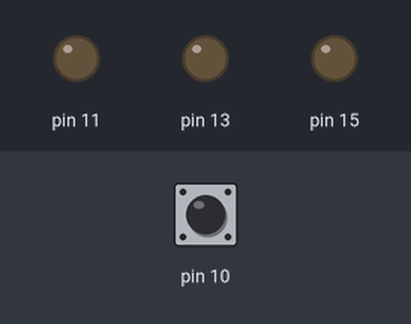
The program below on a simulated Raspberry Pi (header pin numbers). On the bench: output pins drawn as LEDs (lit = HIGH). The inputs (shaded band) are chosen by the test bench; at power-on: pin 10 LOW.

Above: at 1.9 s.
2.0 s: pin 10 pulled HIGH for 0.15 s
At 2.6 s:
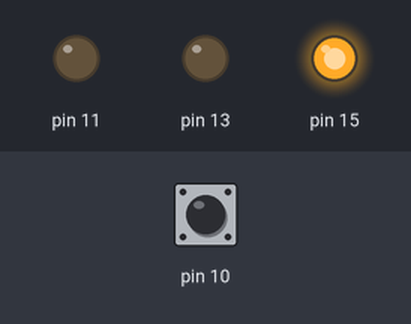
3.6 s: pin 10 pulled HIGH for 1 s
At 4.4 s:
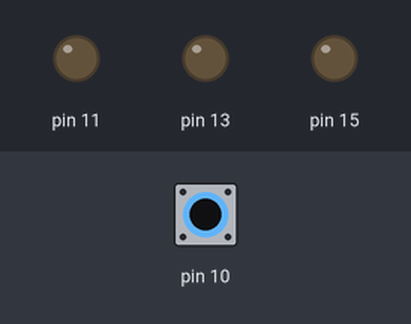
6.1 s: pin 10 pulled HIGH for 3.2 s
At 6.9 s:
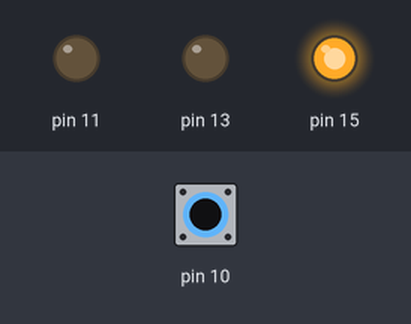
Timing chart, 0 to 9.1 s (numbered marks = the images above; inputs shaded):
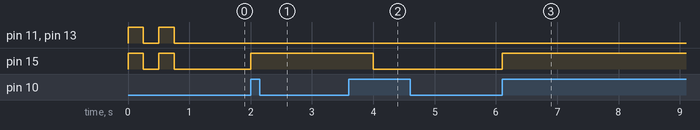

Measured:
- after the input at 2.0 s, pin 15: LOW → HIGH at once
- after the input at 3.6 s, pin 15: HIGH → LOW after 0.40 s
- after the input at 6.1 s, pin 15: LOW → HIGH at once

The program:

talk_timer.py
```python
import RPi.GPIO as GPIO
from time import sleep

GPIO.setwarnings(False)

GPIO.setmode(GPIO.BOARD)

GPIO.setup(10, GPIO.IN, pull_up_down=GPIO.PUD_DOWN)
GPIO.setup(11, GPIO.OUT) # red
GPIO.setup(13, GPIO.OUT) # yellow
GPIO.setup(15, GPIO.OUT) # green

# set led times in units of seconds
green_time = 10*60
yellow_time = 2*60
red_time = 2*60
red_blink_time = 1*60

active = False

def button_callback(channel):
    global active
    if active == False:
        active = True
    else:
        active = False

def keep_led_on(pin, active):
    if active:
        GPIO.output(pin, GPIO.HIGH)
        sleep(1)
    else:
        GPIO.output(pin, GPIO.LOW)

def blink_led(pin, active):
    if active:
        GPIO.output(pin, GPIO.HIGH)
        sleep(0.5)
        GPIO.output(pin, GPIO.LOW)
        sleep(0.5)
    else:
        GPIO.output(pin, GPIO.LOW)

def stop_led():
    GPIO.setmode(GPIO.BOARD)
    GPIO.output(15, GPIO.LOW)
    GPIO.output(13, GPIO.LOW)
    GPIO.output(11, GPIO.LOW)

def led_sequence():
    global active
    GPIO.setmode(GPIO.BOARD)
    GPIO.output(15, GPIO.HIGH)
    for i in range(green_time):
        keep_led_on(15, active)
    GPIO.output(15, GPIO.LOW)
    GPIO.output(13, GPIO.HIGH)
    for i in range(yellow_time):
        keep_led_on(13, active)
    GPIO.output(13, GPIO.LOW)
    GPIO.output(11, GPIO.HIGH)
    for i in range(red_time):
        keep_led_on(11, active)
    for i in range(red_blink_time):
        blink_led(11, active)
    GPIO.output(11, GPIO.LOW)

def led_startup_sequence():
        GPIO.output(15, GPIO.HIGH)
        GPIO.output(13, GPIO.HIGH)
        GPIO.output(11, GPIO.HIGH)
        sleep(0.25)
        GPIO.output(15, GPIO.LOW)
        GPIO.output(13, GPIO.LOW)
        GPIO.output(11, GPIO.LOW)
        sleep(0.25)
        GPIO.output(15, GPIO.HIGH)
        GPIO.output(13, GPIO.HIGH)
        GPIO.output(11, GPIO.HIGH)
        sleep(0.25)
        GPIO.output(15, GPIO.LOW)
        GPIO.output(13, GPIO.LOW)
        GPIO.output(11, GPIO.LOW)

led_startup_sequence()
GPIO.add_event_detect(10, GPIO.RISING, callback=button_callback, bouncetime=500)

while True:
    if active:
        led_sequence()
        active = False
    else:
        stop_led()
```
